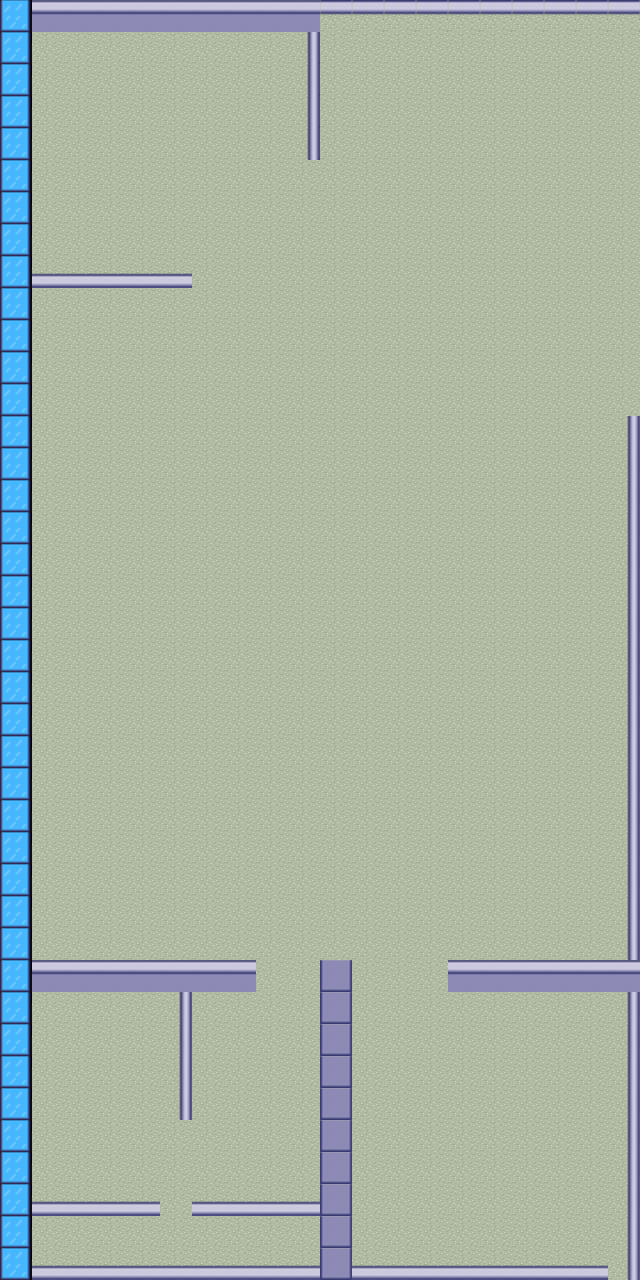

This is a level from a 2D game, rendered from its Tiled map with the project's own tilesets. A one-line summary and the map file follow, with tile-layer data summarised:
An orthogonal 20x40 tile map with 32x32 px tiles, 2 tile layers (Tile Layer 1, walls), 6 tilesets and 209 objects (EV-3, EV-1).

<map version="1.10" tiledversion="1.11.0" orientation="orthogonal" renderorder="right-down" width="20" height="40" tilewidth="32" tileheight="32" infinite="0" nextlayerid="8" nextobjectid="331">
 <tileset firstgid="1" source="base-32.tsx" />
 <tileset firstgid="1001" source="objects-32.tsx" />
 <tileset firstgid="1067" source="walls-32.tsx" />
 <tileset firstgid="1179" source="Furnitures-32.tsx" />
 <tileset firstgid="1881" source="phone-teal.tsx" />
 <tileset firstgid="1882" source="gd-arrow.tsx" />
 <layer id="1" name="Tile Layer 1" width="20" height="40">
  <data>[800 cells, 800 non-empty, 2 distinct tile ids]</data>
 </layer>
 <layer id="2" name="walls" width="20" height="40">
  <data>[800 cells, 106 non-empty, 8 distinct tile ids]</data>
 </layer>
 <objectgroup id="4" name="Object Layer 1">
  <object id="14" gid="1025" x="108.306" y="198.491" width="32" height="32" />
  <object id="15" gid="1025" x="158.557" y="200.255" width="32" height="32" />
  <object id="16" gid="1025" x="208.808" y="202.018" width="32" height="32" />
  <object id="17" x="118.792" y="32.3019" width="100" height="18.8438">
   <text wrap="1">GetHelpDesk</text>
  </object>
  <object id="22" gid="734" x="118.503" y="466.696" width="32" height="32" rotation="271.087" />
  <object id="33" gid="734" x="121.132" y="610.652" width="32" height="32" rotation="271.087" />
  <object id="40" gid="734" x="123.104" y="746.72" width="32" height="32" rotation="271.087" />
  <object id="47" gid="734" x="121.132" y="884.76" width="32" height="32" rotation="271.087" />
  <object id="54" gid="734" x="240.109" y="886.074" width="32" height="32" rotation="271.087" />
  <object id="158" gid="734" x="518.764" y="408.677" width="32" height="32" rotation="91.3374" />
  <object id="61" gid="734" x="240.767" y="746.063" width="32" height="32" rotation="271.087" />
  <object id="164" gid="734" x="517.494" y="548.685" width="32" height="32" rotation="91.3374" />
  <object id="68" gid="734" x="240.767" y="609.337" width="32" height="32" rotation="271.087" />
  <object id="170" gid="734" x="516.895" y="685.409" width="32" height="32" rotation="91.3374" />
  <object id="75" gid="734" x="239.452" y="471.955" width="32" height="32" rotation="271.087" />
  <object id="176" gid="734" x="517.608" y="822.795" width="32" height="32" rotation="91.3374" />
  <object id="23" gid="736" x="119.095" y="435.444" width="32" height="32" rotation="271.087" />
  <object id="36" gid="736" x="121.725" y="579.4" width="32" height="32" rotation="271.087" />
  <object id="43" gid="736" x="123.697" y="715.468" width="32" height="32" rotation="271.087" />
  <object id="50" gid="736" x="121.725" y="853.507" width="32" height="32" rotation="271.087" />
  <object id="57" gid="736" x="240.702" y="854.822" width="32" height="32" rotation="271.087" />
  <object id="161" gid="736" x="518.034" y="439.926" width="32" height="32" rotation="91.3374" />
  <object id="64" gid="736" x="241.359" y="714.81" width="32" height="32" rotation="271.087" />
  <object id="167" gid="736" x="516.764" y="579.934" width="32" height="32" rotation="91.3374" />
  <object id="71" gid="736" x="241.359" y="578.085" width="32" height="32" rotation="271.087" />
  <object id="173" gid="736" x="516.165" y="716.658" width="32" height="32" rotation="91.3374" />
  <object id="78" gid="736" x="240.045" y="440.703" width="32" height="32" rotation="271.087" />
  <object id="179" gid="736" x="516.878" y="854.045" width="32" height="32" rotation="91.3374" />
  <object id="24" gid="718" x="106.683" y="466.169" width="32" height="32" rotation="271.087" />
  <object id="34" gid="718" x="109.313" y="610.125" width="32" height="32" rotation="271.087" />
  <object id="41" gid="718" x="111.285" y="746.193" width="32" height="32" rotation="271.087" />
  <object id="48" gid="718" x="109.313" y="884.233" width="32" height="32" rotation="271.087" />
  <object id="55" gid="718" x="228.29" y="885.548" width="32" height="32" rotation="271.087" />
  <object id="159" gid="718" x="530.581" y="409.256" width="32" height="32" rotation="91.3374" />
  <object id="62" gid="718" x="228.947" y="745.536" width="32" height="32" rotation="271.087" />
  <object id="165" gid="718" x="529.311" y="549.263" width="32" height="32" rotation="91.3374" />
  <object id="69" gid="718" x="228.947" y="608.811" width="32" height="32" rotation="271.087" />
  <object id="171" gid="718" x="528.712" y="685.987" width="32" height="32" rotation="91.3374" />
  <object id="76" gid="718" x="227.632" y="471.428" width="32" height="32" rotation="271.087" />
  <object id="177" gid="718" x="529.425" y="823.374" width="32" height="32" rotation="91.3374" />
  <object id="25" gid="720" x="107.27" y="435.22" width="32" height="32" rotation="271.087" />
  <object id="37" gid="720" x="109.9" y="579.175" width="32" height="32" rotation="271.087" />
  <object id="44" gid="720" x="111.872" y="715.243" width="32" height="32" rotation="271.087" />
  <object id="51" gid="720" x="109.9" y="853.283" width="32" height="32" rotation="271.087" />
  <object id="58" gid="720" x="228.877" y="854.598" width="32" height="32" rotation="271.087" />
  <object id="162" gid="720" x="529.859" y="440.203" width="32" height="32" rotation="91.3374" />
  <object id="65" gid="720" x="229.534" y="714.586" width="32" height="32" rotation="271.087" />
  <object id="168" gid="720" x="528.588" y="580.21" width="32" height="32" rotation="91.3374" />
  <object id="72" gid="720" x="229.534" y="577.861" width="32" height="32" rotation="271.087" />
  <object id="174" gid="720" x="527.989" y="716.934" width="32" height="32" rotation="91.3374" />
  <object id="79" gid="720" x="228.219" y="440.478" width="32" height="32" rotation="271.087" />
  <object id="180" gid="720" x="528.703" y="854.321" width="32" height="32" rotation="91.3374" />
  <object id="26" gid="755" x="147.381" y="458.794" width="32" height="32" rotation="271.087" />
  <object id="35" gid="755" x="150.011" y="602.75" width="32" height="32" rotation="271.087" />
  <object id="42" gid="755" x="151.983" y="738.818" width="32" height="32" rotation="271.087" />
  <object id="49" gid="755" x="150.011" y="876.858" width="32" height="32" rotation="271.087" />
  <object id="56" gid="755" x="268.988" y="878.172" width="32" height="32" rotation="271.087" />
  <object id="160" gid="755" x="489.851" y="416.452" width="32" height="32" rotation="91.3374" />
  <object id="63" gid="755" x="269.645" y="738.161" width="32" height="32" rotation="271.087" />
  <object id="166" gid="755" x="488.581" y="556.46" width="32" height="32" rotation="91.3374" />
  <object id="70" gid="755" x="269.645" y="601.435" width="32" height="32" rotation="271.087" />
  <object id="172" gid="755" x="487.982" y="693.184" width="32" height="32" rotation="91.3374" />
  </objectgroup>
 <objectgroup id="6" name="Object Layer 2">
  <!-- 49 objects omitted --></objectgroup>
</map>
<!-- 147 of 209 objects omitted -->
